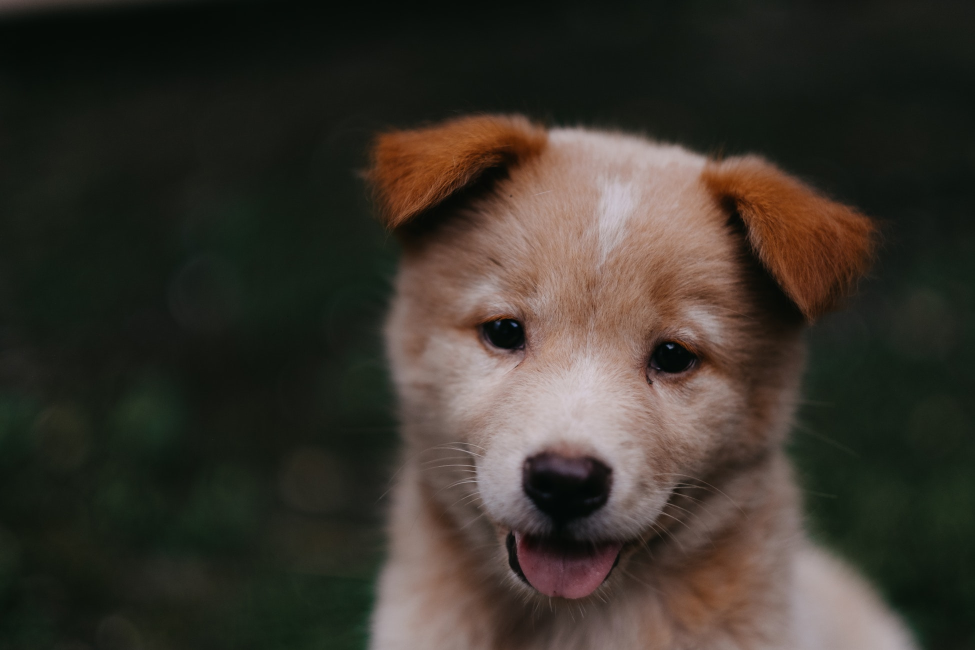
#> input picture computer vision/images/00-puppy.jpg, 1950 x 1300 px (shown at 1/2 size)
$ jupyter execute 01-image-basics.ipynb   (shell and % lines are left out)
#> lines starting #> are read from the running program, lines starting #| are printed output that depends on the picture; after the words box and inside, x2 and y2 are one past the last pixel; in counts of white or black regions, pixels touching at a corner belong together
# 1. Numpy

## 1.1. Basics

[cell 1]
import numpy as np

[cell 2]
# 1. Create arrays
a = np.array([1,2,3])
a = np.arange(1, 4, 2) # start, stop, step
a = np.zeros(shape=(10, 5)) # 10 rows and 5 colums
a = np.ones(shape=(10, 5)) # 10 rows and 5 colums

[cell 3]
# 2. Create random arrays
np.random.seed()
a = np.random.rand(10, 5) # 10 rows and 5 colums
a = np.random.randint(0, 100, 20) # 20 random integers -> [0, 100)

[cell 4]
# 3. array stats
a.max()
a.min()
a.mean()
a.argmax() # index of the maximum value

[cell 5]
# 4. matrix selection
a = np.arange(0, 100).reshape(10, 10)
a[1,2]
a[:, 2]
a[:, 3] = 0

# 1.2. Numpy Image Operation

### 1.2.1. Gray Scale

- Gray scale images are interpreted as a 2D array of values between 0 to 255.
- The value represents how dark a pixel is

### 1.2.2. RGB Image

 - RGB images contain 3 bytes per pixel (Intensities)
   - Each represents a gray scale for the color (Red, Green, Blue)

[cell 6]
import numpy as np
import matplotlib.pyplot as plt
from PIL import Image

[cell 7]
pic = Image.open('images/00-puppy.jpg')
#> pic is the input picture: PIL image 1950x1300 RGB; mean R, G, B 57.3, 51.8, 43.8
pic_arr = np.asarray(pic)
pic_arr.shape # 1300 x 1950 x 3 (RGB)
plt.imshow(pic_arr)

[cell 8]
pic_red = pic_arr.copy()[:, :, 0]
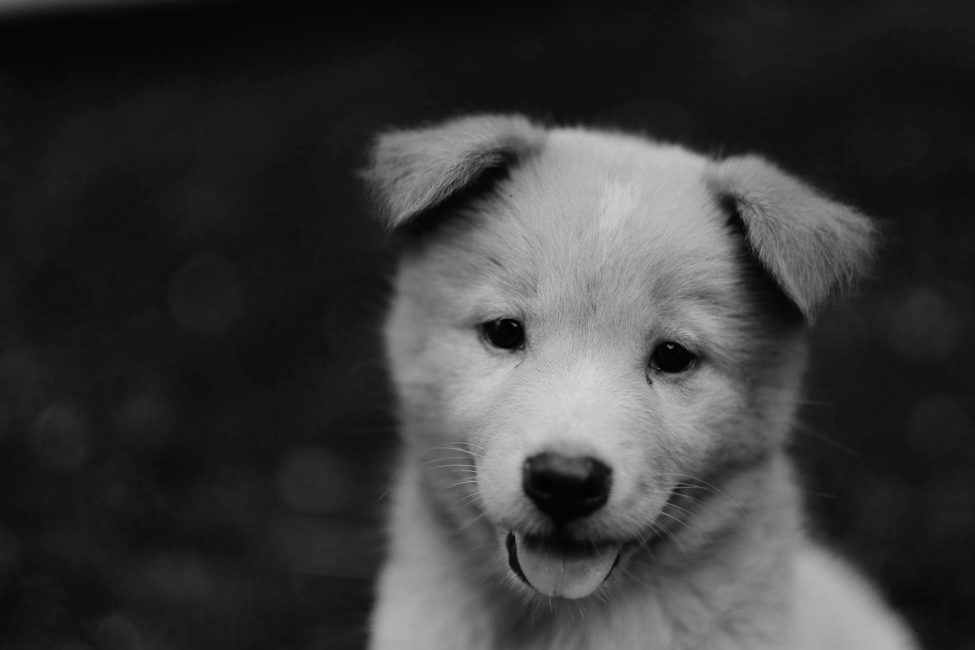
#> pic_red: shape (1300, 1950) (shown at 1/2 size); min 0, max 216, mean 57.3
pic_green = pic_arr.copy()[:, :, 1]
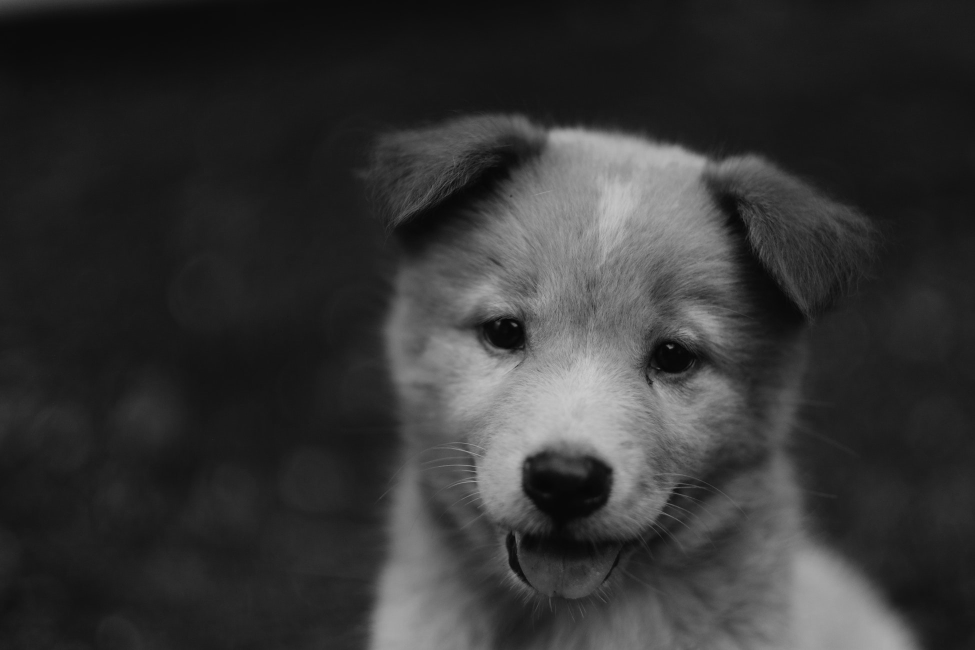
#> pic_green: shape (1300, 1950) (shown at 1/2 size); min 1, max 205, mean 51.8
pic_blue = pic_arr.copy()[:, :, 2]
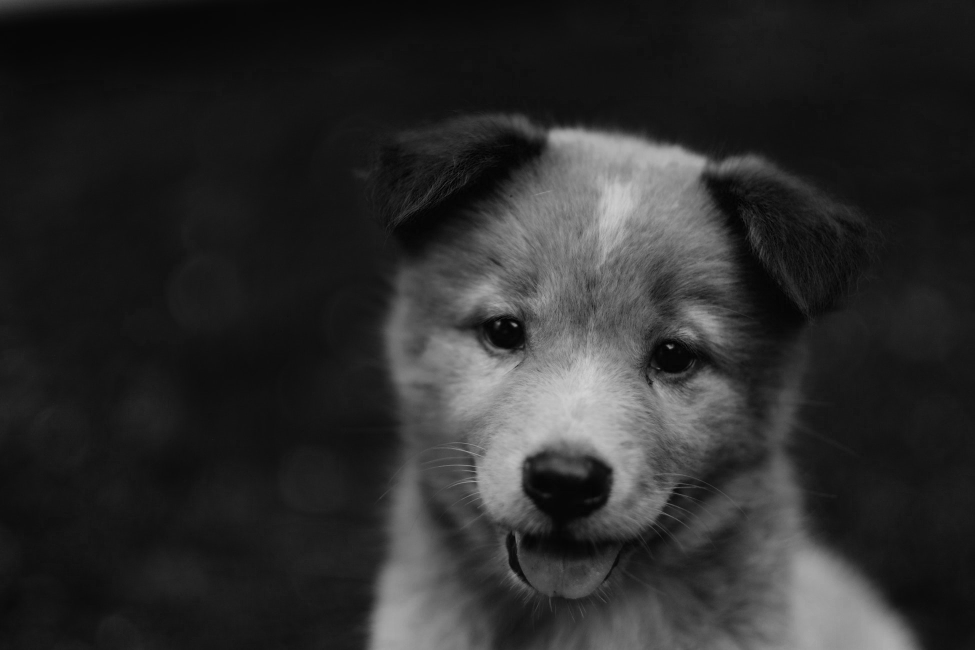
#> pic_blue: shape (1300, 1950) (shown at 1/2 size); min 0, max 210, mean 43.8

plt.imshow(pic_green, cmap='gray')
plt.show()

# 2. OpenCV
OpenCV is a Open Source library for real-time Computer Vision, developed by Intel. This contains many CV algorithms including object detection and tracking.

OpenCV provides `imshow()` to open an image with a new window, but it interferes with jupytor kernel and makes it crash when exiting the window.
  - `cv2` provides fast and interactive window
    - suits for streaming/video/moving images
  - Use `python` script instead

## 2.1. Image Basics

[cell 9]
import numpy as np
import matplotlib.pyplot as plt
import cv2

[cell 10]
# 1. Opening an image
# By default, OpenCV opens images in BGR format (historical reason)
# To convert it to RGB, use cv2.cvtColor
pic = cv2.imread('images/00-puppy.jpg')
#> pic: shape (1300, 1950, 3)
pic = cv2.cvtColor(pic, cv2.COLOR_BGR2RGB)
plt.imshow(pic)
plt.show()

[cell 11]
img_gray = cv2.imread('images/00-puppy.jpg', cv2.IMREAD_GRAYSCALE)
#> img_gray: shape (1300, 1950); min 1, max 209, mean 52.6
# img_gray = cv2.cvtColor(img_gray, cv2.COLOR_BGR2RGB)
plt.imshow(img_gray, cmap='gray')
plt.show()

[cell 12]
# 2. Resizing an image
pic_small = cv2.resize(pic, (pic.shape[1]//10, pic.shape[0]//10))
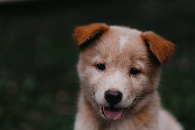
#> pic_small: shape (130, 195, 3); mean R, G, B 57.4, 51.9, 43.9
plt.imshow(pic_small)
plt.show()

[cell 13]
# 3. Flipping an image
pic_flip = cv2.flip(pic, 1) # 0: vertical, 1: horizontal, -1: both
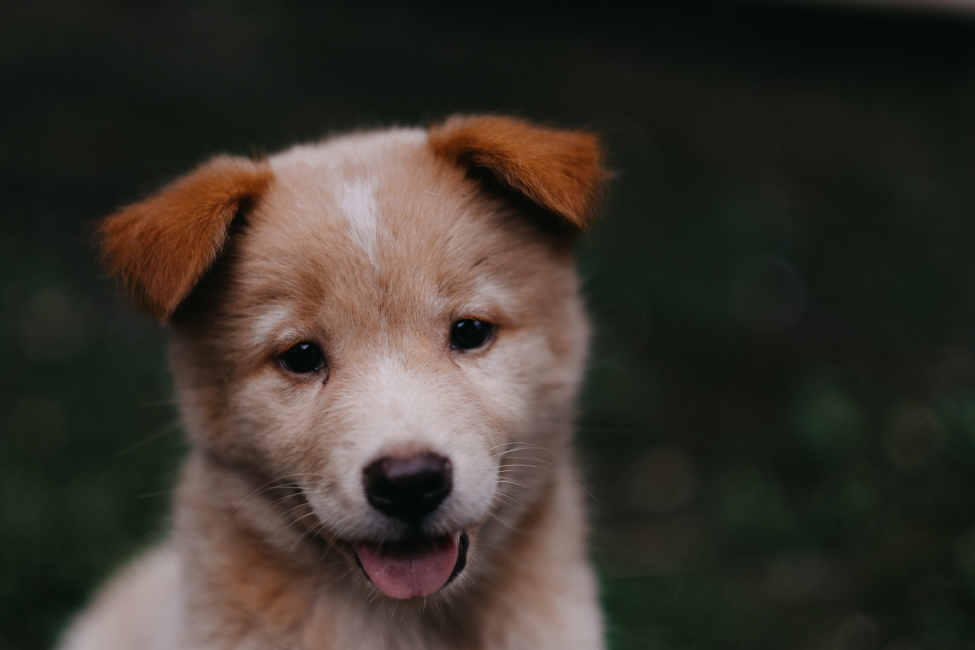
#> pic_flip: shape (1300, 1950, 3) (shown at 1/2 size); mean R, G, B 57.3, 51.8, 43.8
plt.imshow(pic_flip)
plt.show()

[cell 14]
# 4. Save an image
cv2.imwrite('images/00-puppy-gray.jpg', img_gray)
#> Out = True

## 2.2. Drawing on Images
🔗 https://docs.opencv.org/4.x/dc/da5/tutorial_py_drawing_functions.html

[cell 15]
import cv2
import numpy as np
import matplotlib.pyplot as plt

[cell 16]
image_blank = np.zeros(shape=(512, 512, 3), dtype=np.uint16)

[cell 17]
cv2.rectangle(
    image_blank,
    pt1=(100, 100),
    pt2=(300, 300),
    color=(255, 0, 0),
    thickness=5
)
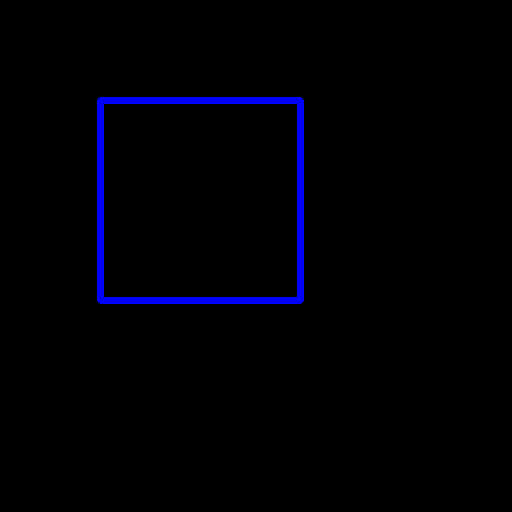
#> image_blank: shape (512, 512, 3) uint16; mean of channels 0, 1, 2 5.4, 0, 0; drawn as B, G, R
cv2.circle(
    image_blank,
    center=(400, 400),
    radius=10,
    color=(0, 255, 0),
    thickness=5
)
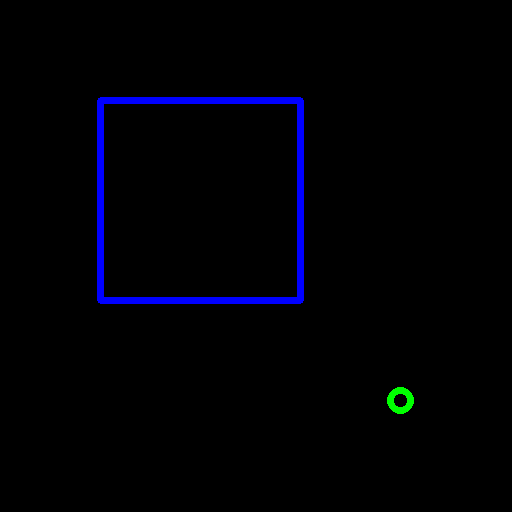
#> image_blank: shape (512, 512, 3) uint16; 0.16% of pixels changed, all inside (x1, y1, x2, y2) = (387, 387, 414, 414); drawn as B, G, R
plt.imshow(image_blank)
plt.show()
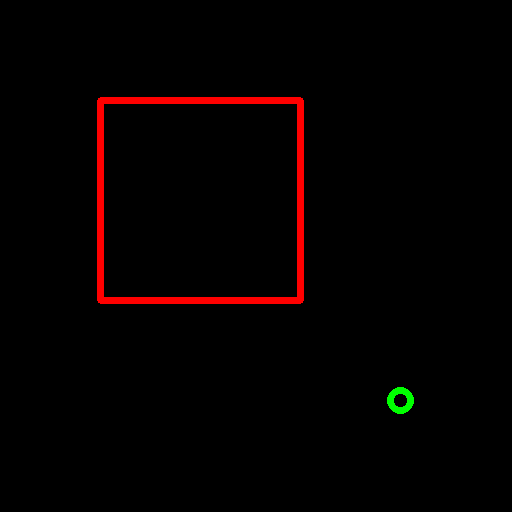
#> shown: shape (512, 512, 3); mean R, G, B 5.4, 0.4, 0

[cell 18]
# Drawing text
# for more fonts: https://codeyarns.com/tech/2015-03-11-fonts-in-opencv.html#gsc.tab=0
font = cv2.FONT_HERSHEY_SIMPLEX
cv2.putText(
    image_blank,
    text='Hello, OpenCV',
    org=(10, 500),
    fontFace=font,
    fontScale=1,
    color=(255, 255, 255),
    thickness=2
)
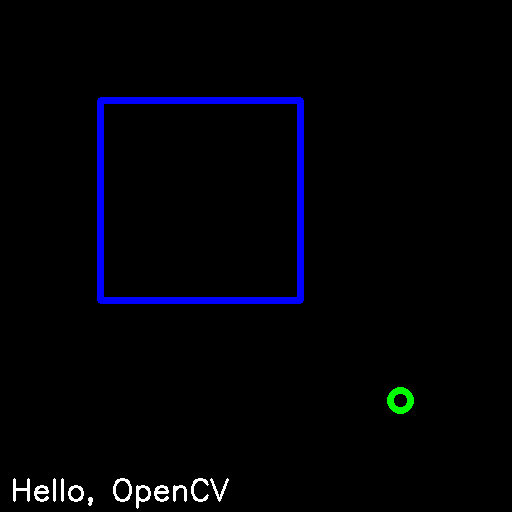
#> image_blank: shape (512, 512, 3) uint16; 0.57% of pixels changed, all inside (x1, y1, x2, y2) = (13, 478, 229, 509); drawn as B, G, R
plt.imshow(image_blank)
plt.show()
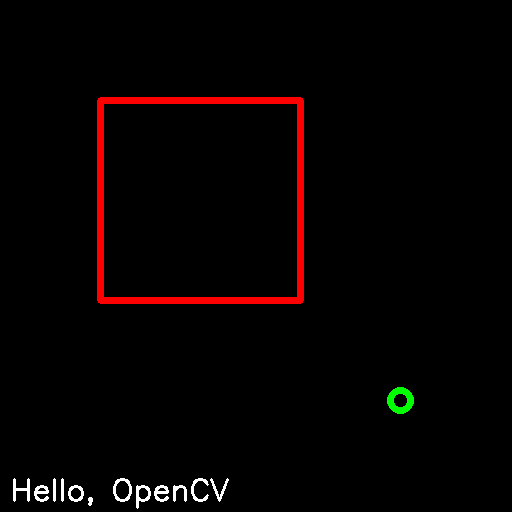
#> shown: shape (512, 512, 3); mean R, G, B 6.9, 1.9, 1.4
